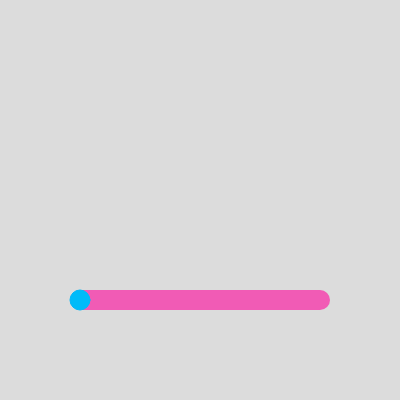
Frame 1 (no input)
Frame 60 (no input): identical to frame 1, image omitted
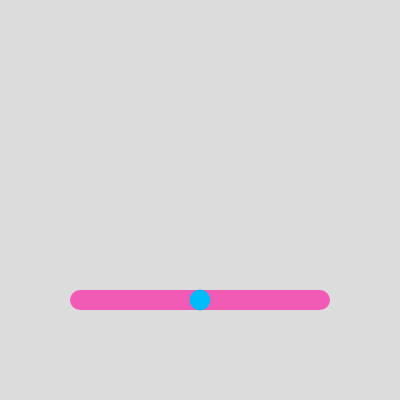
Frame 120 (the mouse pressed at the canvas centre since frame 60)

The p5.js sketch that drew these frames (run headless with seeded random() and noise() and a simulated clock; from frame 60 on, the mouse is pressed at the canvas centre):

// p5.js sketch
// ── sketch.js
let sliderX;

function setup() {
  createCanvas(400, 400);
  sliderX = width / 5; // Initial position of the slider ball
}

function draw() {
  background(220);

  // Draw the slider line
  stroke(241, 91, 181);
  strokeWeight(20);
  line(width / 5, 3 * height / 4, 4 * width / 5, 3 * height / 4);

  // Check if the mouse is pressed and within slider bounds
  if (mouseIsPressed && mouseX >= width / 5 && mouseX <= 4 * width / 5) {
    sliderX = mouseX; // Continuously update the slider ball position
  }

  // Draw the sliding ball
  stroke(0, 187, 249);
  strokeWeight(1);
  fill(0, 187, 249);
  ellipse(sliderX, 3 * height / 4, 20, 20);
}
